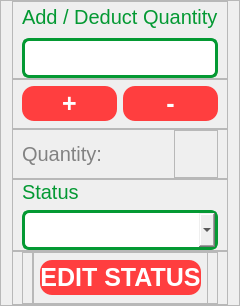
                     <widget class="QFrame" name="edit_equipment_components_blur_frame">
                      <property name="styleSheet">
                       <string notr="true">border-width: 0px;</string>
                      </property>
                      <property name="frameShape">
                       <enum>QFrame::StyledPanel</enum>
                      </property>
                      <property name="frameShadow">
                       <enum>QFrame::Raised</enum>
                      </property>
                      <layout class="QGridLayout" name="gridLayout_39">
                       <property name="topMargin">
                        <number>0</number>
                       </property>
                       <property name="bottomMargin">
                        <number>0</number>
                       </property>
                       <property name="spacing">
                        <number>0</number>
                       </property>
                       <item row="2" column="0">
                        <widget class="QFrame" name="frame_equipment_current_qty">
                         <property name="minimumSize">
                          <size>
                           <width>0</width>
                           <height>50</height>
                          </size>
                         </property>
                         <property name="frameShape">
                          <enum>QFrame::StyledPanel</enum>
                         </property>
                         <property name="frameShadow">
                          <enum>QFrame::Raised</enum>
                         </property>
                         <layout class="QHBoxLayout" name="horizontalLayout_59">
                          <property name="topMargin">
                           <number>0</number>
                          </property>
                          <property name="bottomMargin">
                           <number>0</number>
                          </property>
                          <item>
                           <widget class="QLabel" name="label_3">
                            <property name="minimumSize">
                             <size>
                              <width>80</width>
                              <height>0</height>
                             </size>
                            </property>
                            <property name="maximumSize">
                             <size>
                              <width>90</width>
                              <height>16777215</height>
                             </size>
                            </property>
                            <property name="styleSheet">
                             <string notr="true">border-color: white;
font: 20px Arial, serif;
color: #828282;</string>
                            </property>
                            <property name="text">
                             <string>Quantity: </string>
                            </property>
                           </widget>
                          </item>
                          <item>
                           <widget class="QPushButton" name="equipment_current_qty_label">
                            <property name="maximumSize">
                             <size>
                              <width>80</width>
                              <height>16777215</height>
                             </size>
                            </property>
                            <property name="focusPolicy">
                             <enum>Qt::NoFocus</enum>
                            </property>
                            <property name="styleSheet">
                             <string notr="true">border-color: white;
font: 20px Arial, serif;
color: black;
border-radius: 0.1px;</string>
                            </property>
                            <property name="text">
                             <string/>
                            </property>
                           </widget>
                          </item>
                          <item>
                           <widget class="QFrame" name="frame_149">
                            <property name="maximumSize">
                             <size>
                              <width>140</width>
                              <height>16777215</height>
                             </size>
                            </property>
                            <property name="frameShape">
                             <enum>QFrame::StyledPanel</enum>
                            </property>
                            <property name="frameShadow">
                             <enum>QFrame::Raised</enum>
                            </property>
                           </widget>
                          </item>
                         </layout>
                        </widget>
                       </item>
                       <item row="3" column="0">
                        <widget class="QFrame" name="frame_edit_equipment_status_">
                         <property name="frameShape">
                          <enum>QFrame::StyledPanel</enum>
                         </property>
                         <property name="frameShadow">
                          <enum>QFrame::Raised</enum>
                         </property>
                         <layout class="QGridLayout" name="gridLayout_35">
                          <property name="topMargin">
                           <number>0</number>
                          </property>
                          <property name="bottomMargin">
                           <number>0</number>
                          </property>
                          <item row="1" column="0">
                           <widget class="QComboBox" name="equipment_edit_status_input">
                            <property name="minimumSize">
                             <size>
                              <width>0</width>
                              <height>40</height>
                             </size>
                            </property>
                            <property name="focusPolicy">
                             <enum>Qt::NoFocus</enum>
                            </property>
                            <property name="styleSheet">
                             <string notr="true">QComboBox{
border: 3px solid  #049933;;
border-radius: 0px;
font: 20px Arial, serif;
border-radius: 7px;
}
QComboBox:focus{
border-color: #00bc3b;
background-color: #f2f2f2;
}</string>
                            </property>
                           </widget>
                          </item>
                          <item row="0" column="0">
                           <widget class="QLabel" name="label_5">
                            <property name="styleSheet">
                             <string notr="true">border-color: white;
font: 20px Arial, serif;
color: rgb(4, 153, 51);</string>
                            </property>
                            <property name="text">
                             <string>Status</string>
                            </property>
                           </widget>
                          </item>
                         </layout>
                        </widget>
                       </item>
                       <item row="4" column="0">
                        <widget class="QFrame" name="frame_136">
                         <property name="minimumSize">
                          <size>
                           <width>0</width>
                           <height>50</height>
                          </size>
                         </property>
                         <property name="maximumSize">
                          <size>
                           <width>16777215</width>
                           <height>250</height>
                          </size>
                         </property>
                         <property name="frameShape">
                          <enum>QFrame::StyledPanel</enum>
                         </property>
                         <property name="frameShadow">
                          <enum>QFrame::Raised</enum>
                         </property>
                         <layout class="QVBoxLayout" name="verticalLayout_21">
                          <property name="topMargin">
                           <number>0</number>
                          </property>
                          <property name="bottomMargin">
                           <number>0</number>
                          </property>
                          <item>
                           <widget class="QFrame" name="frame_edit_status_btn">
                            <property name="minimumSize">
                             <size>
                              <width>0</width>
                              <height>50</height>
                             </size>
                            </property>
                            <property name="frameShape">
                             <enum>QFrame::StyledPanel</enum>
                            </property>
                            <property name="frameShadow">
                             <enum>QFrame::Raised</enum>
                            </property>
                            <layout class="QHBoxLayout" name="horizontalLayout_49">
                             <property name="topMargin">
                              <number>0</number>
                             </property>
                             <property name="bottomMargin">
                              <number>0</number>
                             </property>
                             <item>
                              <widget class="QFrame" name="frame_138">
                               <property name="minimumSize">
                                <size>
                                 <width>0</width>
                                 <height>50</height>
                                </size>
                               </property>
                               <property name="maximumSize">
                                <size>
                                 <width>40</width>
                                 <height>16777215</height>
                                </size>
                               </property>
                               <property name="frameShape">
                                <enum>QFrame::StyledPanel</enum>
                               </property>
                               <property name="frameShadow">
                                <enum>QFrame::Raised</enum>
                               </property>
                              </widget>
                             </item>
                             <item>
                              <widget class="QPushButton" name="confirm_edit_equipment_main_btn">
                               <property name="minimumSize">
                                <size>
                                 <width>0</width>
                                 <height>35</height>
                                </size>
                               </property>
                               <property name="maximumSize">
                                <size>
                                 <width>16777215</width>
                                 <height>35</height>
                                </size>
                               </property>
                               <property name="cursor">
                                <cursorShape>PointingHandCursor</cursorShape>
                               </property>
                               <property name="focusPolicy">
                                <enum>Qt::NoFocus</enum>
                               </property>
                               <property name="styleSheet">
                                <string notr="true">QPushButton{
border-color: #FF3E3F;
background-color: rgb(255, 62, 63);
color: rgb(255, 255, 255);
font: bold 25px Arial, serif;
border-radius: 12px;

cursor: grab;
}

QPushButton:hover{
	border-color:#cc3132;
	background-color: #cc3132;
}
</string>
                               </property>
                               <property name="text">
                                <string>EDIT STATUS</string>
                               </property>
                              </widget>
                             </item>
                             <item>
                              <widget class="QFrame" name="frame_139">
                               <property name="minimumSize">
                                <size>
                                 <width>0</width>
                                 <height>50</height>
                                </size>
                               </property>
                               <property name="maximumSize">
                                <size>
                                 <width>40</width>
                                 <height>16777215</height>
                                </size>
                               </property>
                               <property name="frameShape">
                                <enum>QFrame::StyledPanel</enum>
                               </property>
                               <property name="frameShadow">
                                <enum>QFrame::Raised</enum>
                               </property>
                              </widget>
                             </item>
                            </layout>
                           </widget>
                          </item>
                         </layout>
                        </widget>
                       </item>
                       <item row="1" column="0">
                        <widget class="QFrame" name="frame_equipment_add_deduct_btn">
                         <property name="minimumSize">
                          <size>
                           <width>0</width>
                           <height>50</height>
                          </size>
                         </property>
                         <property name="maximumSize">
                          <size>
                           <width>16777215</width>
                           <height>70</height>
                          </size>
                         </property>
                         <property name="frameShape">
                          <enum>QFrame::StyledPanel</enum>
                         </property>
                         <property name="frameShadow">
                          <enum>QFrame::Raised</enum>
                         </property>
                         <layout class="QHBoxLayout" name="horizontalLayout_51">
                          <property name="topMargin">
                           <number>0</number>
                          </property>
                          <property name="bottomMargin">
                           <number>0</number>
                          </property>
                          <item>
                           <widget class="QPushButton" name="add_equipment_amount_btn">
                            <property name="minimumSize">
                             <size>
                              <width>0</width>
                              <height>35</height>
                             </size>
                            </property>
                            <property name="maximumSize">
                             <size>
                              <width>16777215</width>
                              <height>35</height>
                             </size>
                            </property>
                            <property name="cursor">
                             <cursorShape>PointingHandCursor</cursorShape>
                            </property>
                            <property name="focusPolicy">
                             <enum>Qt::NoFocus</enum>
                            </property>
                            <property name="styleSheet">
                             <string notr="true">QPushButton{
border-color: #FF3E3F;
background-color: rgb(255, 62, 63);
color: rgb(255, 255, 255);
font: bold 25px Arial, serif;
border-radius: 12px;

cursor: grab;
}

QPushButton:hover{
	border-color:#cc3132;
	background-color: #cc3132;
}
</string>
                            </property>
                            <property name="text">
                             <string>+</string>
                            </property>
                           </widget>
                          </item>
                          <item>
                           <widget class="QPushButton" name="deduct_equipment_amount_btn">
                            <property name="minimumSize">
                             <size>
                              <width>0</width>
                              <height>35</height>
                             </size>
                            </property>
                            <property name="maximumSize">
                             <size>
                              <width>16777215</width>
                              <height>35</height>
                             </size>
                            </property>
                            <property name="cursor">
                             <cursorShape>PointingHandCursor</cursorShape>
                            </property>
                            <property name="focusPolicy">
                             <enum>Qt::NoFocus</enum>
                            </property>
                            <property name="styleSheet">
                             <string notr="true">QPushButton{
border-color: #FF3E3F;
background-color: rgb(255, 62, 63);
color: rgb(255, 255, 255);
font: bold 25px Arial, serif;
border-radius: 12px;

cursor: grab;
}

QPushButton:hover{
	border-color:#cc3132;
	background-color: #cc3132;
}
</string>
                            </property>
                            <property name="text">
                             <string>-</string>
                            </property>
                           </widget>
                          </item>
                         </layout>
                        </widget>
                       </item>
                       <item row="0" column="0">
                        <widget class="QFrame" name="frame_edit_equipment_qty">
                         <property name="frameShape">
                          <enum>QFrame::StyledPanel</enum>
                         </property>
                         <property name="frameShadow">
                          <enum>QFrame::Raised</enum>
                         </property>
                         <layout class="QGridLayout" name="gridLayout_36">
                          <property name="topMargin">
                           <number>0</number>
                          </property>
                          <property name="bottomMargin">
                           <number>0</number>
                          </property>
                          <item row="1" column="0">
                           <widget class="QLineEdit" name="equipment_edit_qty_input">
                            <property name="minimumSize">
                             <size>
                              <width>0</width>
                              <height>40</height>
                             </size>
                            </property>
                            <property name="maximumSize">
                             <size>
                              <width>450</width>
                              <height>40</height>
                             </size>
                            </property>
                            <property name="styleSheet">
                             <string notr="true">QLineEdit{
border: 3px solid  #049933;;
border-radius: 0px;
font: 20px Arial, serif;
border-radius: 7px;
}
QLineEdit:focus{
border-color: #00bc3b;
background-color: #f2f2f2;
}</string>
                            </property>
                           </widget>
                          </item>
                          <item row="0" column="0">
                           <widget class="QLabel" name="label_43">
                            <property name="minimumSize">
                             <size>
                              <width>0</width>
                              <height>30</height>
                             </size>
                            </property>
                            <property name="maximumSize">
                             <size>
                              <width>330</width>
                              <height>30</height>
                             </size>
                            </property>
                            <property name="styleSheet">
                             <string notr="true">border-color: white;
font: 20px Arial, serif;
color: rgb(4, 153, 51);</string>
                            </property>
                            <property name="text">
                             <string>Add / Deduct Quantity</string>
                            </property>
                           </widget>
                          </item>
                         </layout>
                        </widget>
                       </item>
                      </layout>
                     </widget>
